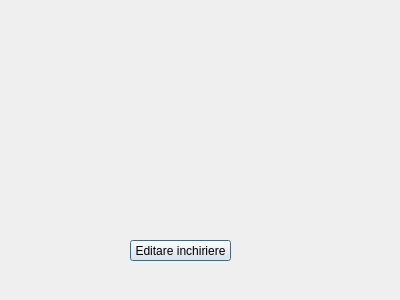
<?xml version="1.0" encoding="UTF-8"?>
<ui version="4.0">
 <class>Dialog</class>
 <widget class="QDialog" name="Dialog">
  <property name="geometry">
   <rect>
    <x>0</x>
    <y>0</y>
    <width>400</width>
    <height>300</height>
   </rect>
  </property>
  <property name="windowTitle">
   <string>Dialog</string>
  </property>
  <widget class="QPushButton" name="borrow_edit_button">
   <property name="geometry">
    <rect>
     <x>130</x>
     <y>240</y>
     <width>101</width>
     <height>21</height>
    </rect>
   </property>
   <property name="text">
    <string>Editare inchiriere</string>
   </property>
  </widget>
 </widget>
 <resources/>
 <connections/>
</ui>
